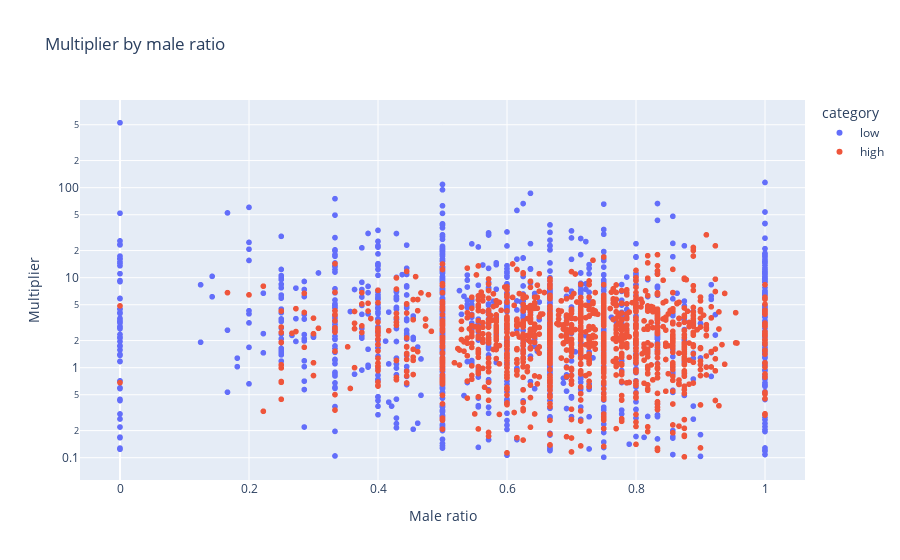

This figure's notebook cell:
### Code cell
# Plot the multiplier vs male ratio

fig = px.scatter(df, x='male_ratio', y='multiplier', color='category',
                 labels={'male_ratio': 'Male ratio', 'multiplier': 'Multiplier'},
                 title='Multiplier by male ratio', log_y=True)
fig.show()

fig.write_html("./plots_html/multiplier_actors_male_ratio.html",include_plotlyjs = False)

### Figure 1 — Plotly figure (JSON) as saved in the notebook; plotly's stock layout.template omitted (floating-point values rounded to 4 significant figures; data arrays with more than 128 entries replaced by an {"elided": "..."} marker saying what was removed)
{"data": [{"hovertemplate": "category=low<br>Male ratio=%{x}<br>Multiplier=%{y}<extra></extra>", "legendgroup": "low", "marker": {"color": "#636efa", "symbol": "circle"}, "mode": "markers", "name": "low", "showlegend": true, "type": "scattergl", "x": {"elided": "1349 float values"}, "xaxis": "x", "y": {"elided": "1349 float values"}, "yaxis": "y"}, {"hovertemplate": "category=high<br>Male ratio=%{x}<br>Multiplier=%{y}<extra></extra>", "legendgroup": "high", "marker": {"color": "#EF553B", "symbol": "circle"}, "mode": "markers", "name": "high", "showlegend": true, "type": "scattergl", "x": {"elided": "1308 float values"}, "xaxis": "x", "y": {"elided": "1308 float values"}, "yaxis": "y"}], "layout": {"legend": {"title": {"text": "category"}, "tracegroupgap": 0}, "title": {"text": "Multiplier by male ratio"}, "xaxis": {"anchor": "y", "domain": [0, 1], "title": {"text": "Male ratio"}}, "yaxis": {"anchor": "x", "domain": [0, 1], "title": {"text": "Multiplier"}, "type": "log"}}}
